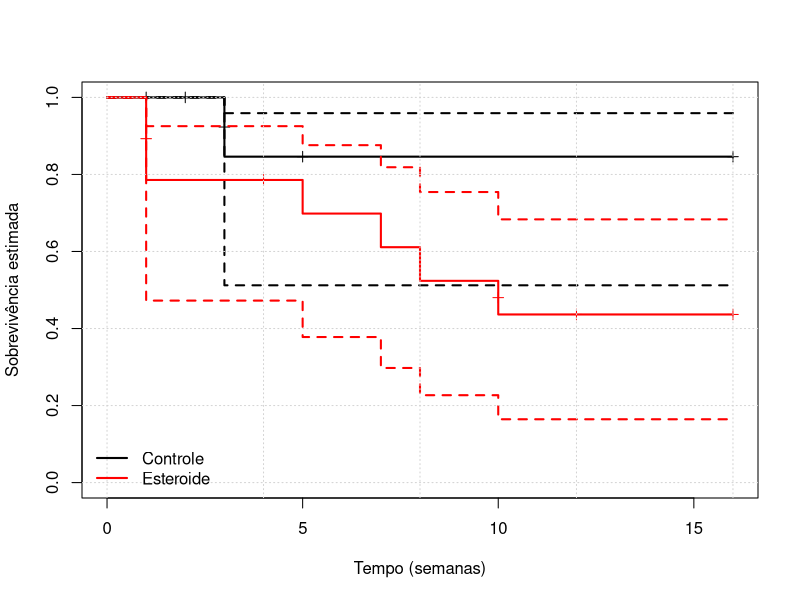
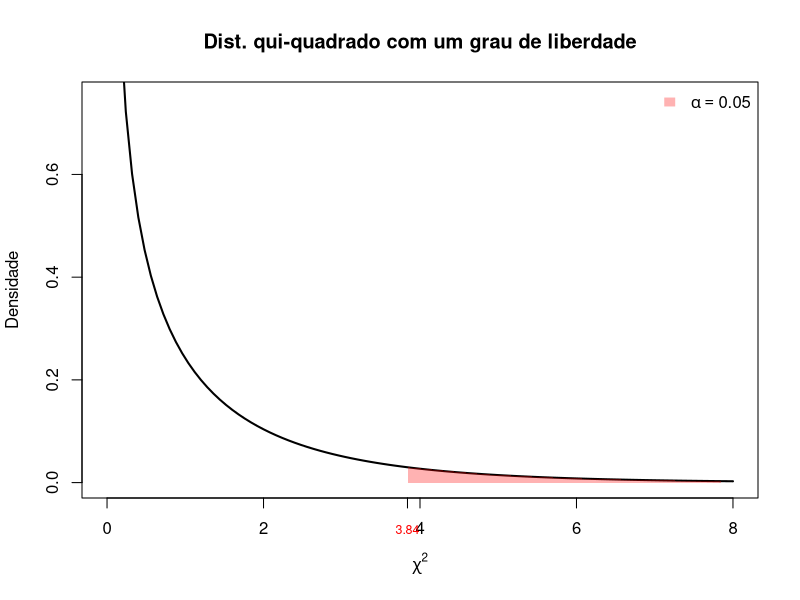
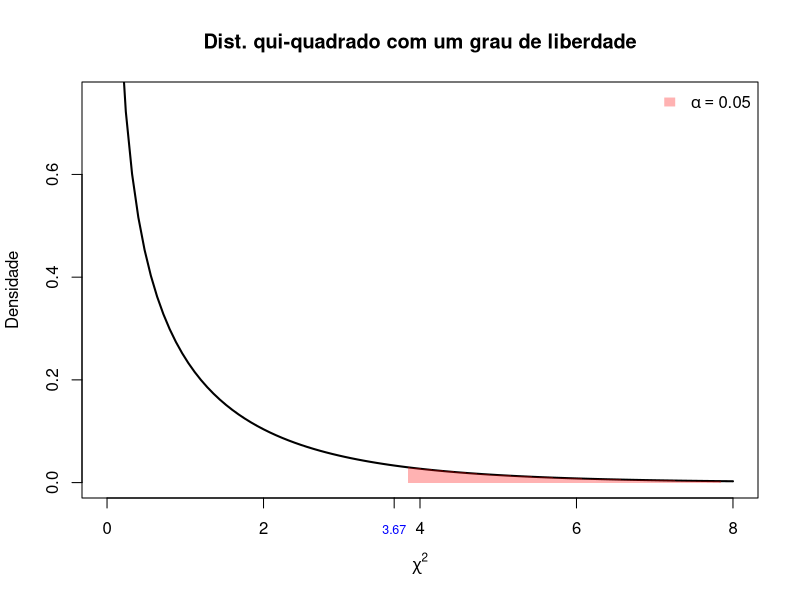

Generate these figures, in order, with R: (Note: this script raises an error after producing the figures.)
## ---- chunk 1

tempo <-  c(1, 2, 3, 3, 3, 5, 5, 16, 16, 16, 16, 16,
            16, 16, 16, 1, 1, 1, 1, 4, 5, 7, 8, 10,
            10, 12, 16, 16, 16)

cens <- c(0, 0, 1, 1, 0, 0, 0, 0, 0, 0, 0, 0,
          0, 0, 0, 1, 1, 1, 0, 0, 1, 1, 1, 1,
          0, 0, 0, 0, 0)

grupo <- factor(c(rep("Controle", 15), rep("Esteroide", 14)))

df.hep <- data.frame(tempo, cens, grupo)

# install.packages("survival")

# Carregando pacote
library(survival)

# Dados do exemplo

# head(df.hep)

ekm <- survfit(Surv(time = tempo, event = cens) ~ grupo,
               data = df.hep,
               conf.type = "log-log")

## ---- chunk 2

ekm

## ---- chunk 3

plot(ekm, conf.int = TRUE, 
     mark.time = TRUE,
     col = c("black", "red"), 
     lwd = 2, xlab = "Tempo (semanas)", 
     ylab = "Sobrevivência estimada")

abline(h = seq(0, 1, by = 0.2),
       v = seq(0, 16, by = 4),
       col = "lightgrey", lty = 3)

legend("bottomleft",
       c("Controle", "Esteroide"), 
       col = c("black", "red"), 
       lwd = 2, bty = "n")

## ---- chunk 4

curve(dchisq(x, df = 1),
      from = 0, to = 8,
      ylim = c(0, 0.75),
      lwd = 2,
      # col = "steelblue",
      xlab = expression(chi^2),
      ylab = "Densidade",
      main = "Dist. qui-quadrado com um grau de liberdade")

#create vector of x values
x_vector <- seq(qchisq(p = 0.95, df = 1), 8)

#create vector of chi-square density values
p_vector <- dchisq(x_vector, df = 1)

#fill in portion of the density plot from 0 to 40
polygon(c(x_vector, rev(x_vector)),
        c(p_vector, rep(0, length(p_vector))),
        col = adjustcolor('red', alpha = 0.3),
        border = NA)

legend("topright", 
       legend = expression(alpha == 0.05),
       fill = adjustcolor('red', alpha = 0.3),
       bty = "n", border = "white")

axis(1, at = 3.84, labels = 3.84, col.axis = "red", cex.axis = 0.75)

## ---- chunk 5

curve(dchisq(x, df = 1),
      from = 0, to = 8,
      ylim = c(0, 0.75),
      lwd = 2,
      # col = "steelblue",
      xlab = expression(chi^2),
      ylab = "Densidade",
      main = "Dist. qui-quadrado com um grau de liberdade")

#create vector of x values
x_vector <- seq(qchisq(p = 0.95, df = 1), 8)

#create vector of chi-square density values
p_vector <- dchisq(x_vector, df = 1)

#fill in portion of the density plot from 0 to 40
polygon(c(x_vector, rev(x_vector)),
        c(p_vector, rep(0, length(p_vector))),
        col = adjustcolor('red', alpha = 0.3),
        border = NA)

legend("topright", 
       legend = expression(alpha == 0.05),
       fill = adjustcolor('red', alpha = 0.3),
       bty = "n", border = "white")

axis(1, at = 3.67, labels = 3.67, col.axis = "blue", cex.axis = 0.75)

## ---- chunk 6

survdiff(Surv(time = tempo, event = cens) ~ grupo,
         data = df.hep)

## ---- chunk 7

knitr::include_graphics(here::here('images', 'Statistically-Insignificant-forecast.jpg'))

